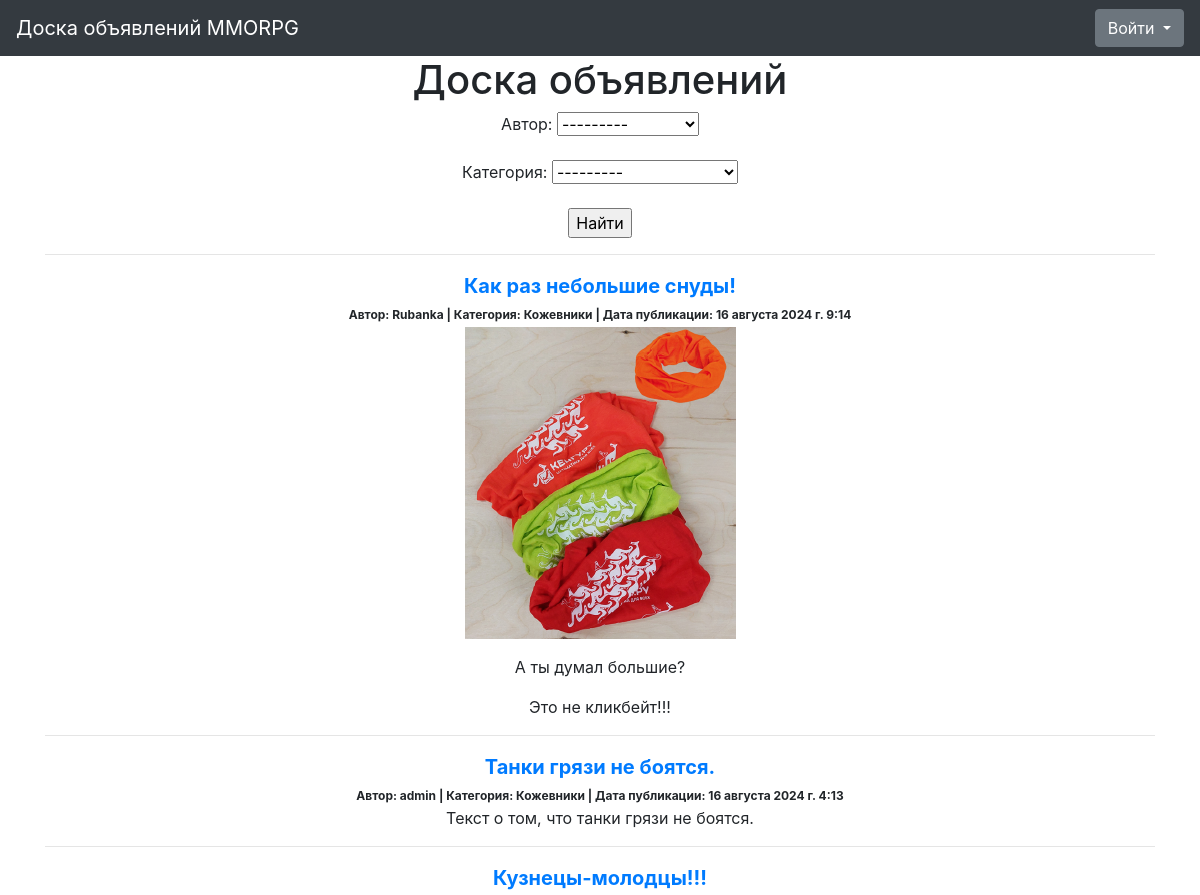
The page /ads/ (upper part) on the database as committed earlier.
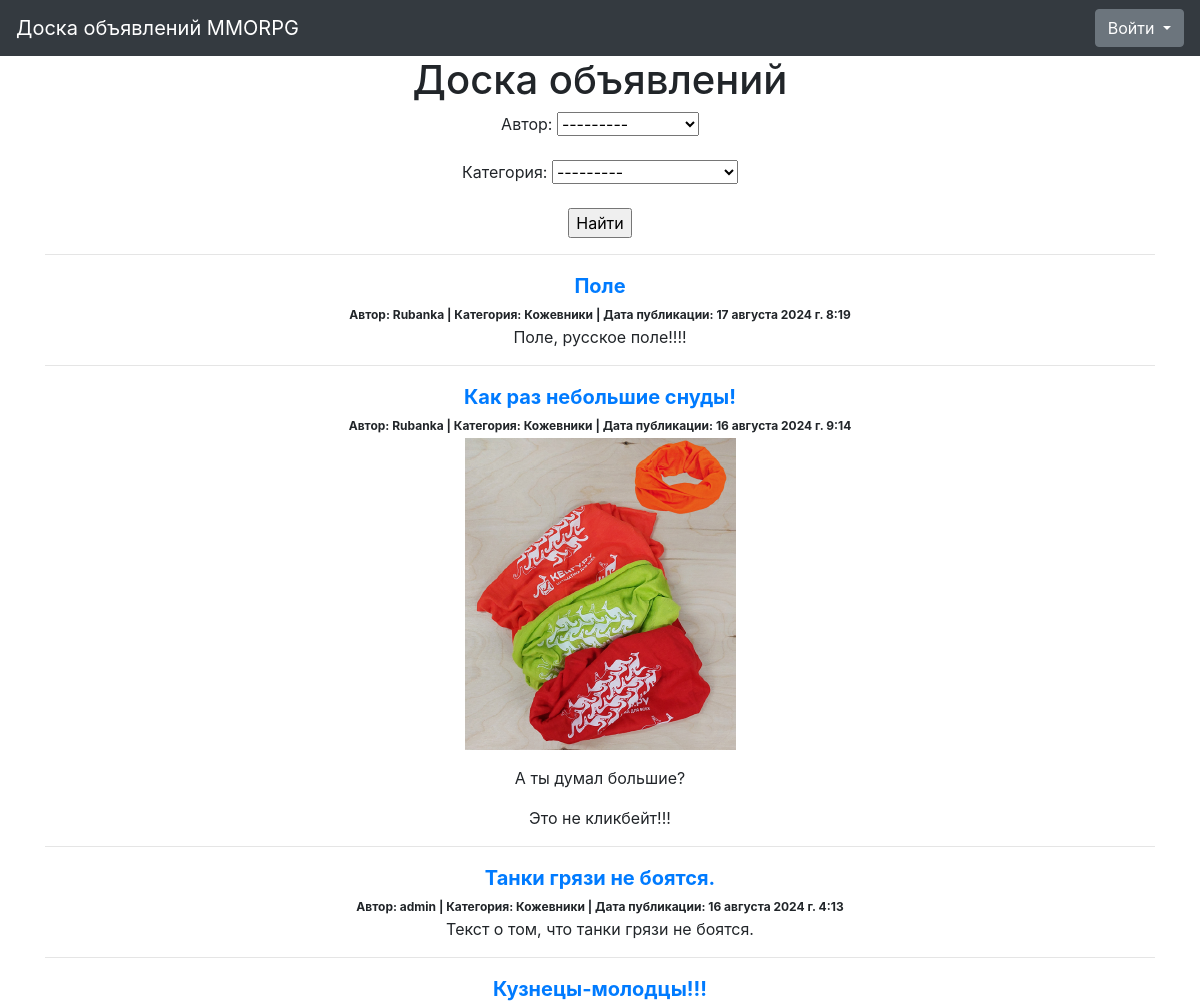
The same page on the database as committed later.
### billboard/models.py (models this page shows, shortened)
class Ad(models.Model):
    CATEGORY_CHOICES = (
        ('TA', 'Танки'),
        ('HI', 'Хилы'),
        ('DD', 'ДД'),
        ('DE', 'Торговцы'),
        ('GM', 'Гилдмастеры'),
        ('QG', 'Квестгиверы'),
        ('BS', 'Кузнецы'),
        ('TA', 'Кожевники'),
        ('PM', 'Зельевары'),
        ('SM', 'Мастера заклинаний'))
    author = models.ForeignKey(User, on_delete=models.CASCADE, verbose_name='Автор')
    category = models.CharField(max_length=2, choices=CATEGORY_CHOICES, default='TA', verbose_name='Категория')
    dateCreation = models.DateTimeField(auto_now_add=True, verbose_name='Дата публикации')
    title = models.CharField(max_length=256, verbose_name='Заголовок')
    text = CKEditor5Field(verbose_name='Текст', config_name='extends', null=True, blank=True)
    def __str__(self):
        return f'{self.title}'
    class Meta:
        verbose_name = 'Объявление'
        verbose_name_plural = 'Объявления'

### billboard/views.py (the view)
# urls.py: path('', AdsList.as_view(), name='ad_list'),
class AdsList(ListView):
    model = Ad
    ordering = '-dateCreation'
    template_name = 'ads.html'
    context_object_name = 'ads'
    paginate_by = 10
    def get_queryset(self):
        queryset = super().get_queryset()
        self.filterset = AdFilter(self.request.GET, queryset)
        return self.filterset.qs
    def get_context_data(self, **kwargs):
        context = super().get_context_data(**kwargs)
        context['time_now'] = datetime.utcnow()
        context['filterset'] = self.filterset
        pprint(context)
        return context

### templates/ads.html (shortened to what this page needs)
{% extends 'base.html' %}
{% load static %}
{% load custom_filters %}
{% load custom_tags %}
{% load crispy_forms_filters %}
{% load crispy_forms_tags %}
{% block content %}
    {% if is_url_myads %}
        <h3>Мои объявления</h3>
    {% else %}
        <h1>Доска объявлений</h1>
    {% endif %}
   <form action="" method="get">
       {{ filterset.form.as_p }}
       <input type="submit" value="Найти" />
   </form>
    {% if ads %}
        <table>
            {% for ad in ads %}
                    <hr>
                    <a href="{% url 'ad_detail' id=ad.id %}" style="font-size: 20px;"><b>{{ ad.title }}</b></a><br>
                    <span style="font-size: 12px;"><b>Автор:  {{ ad.author }} | Категория: {{ ad.get_category_display }} |
                    Дата публикации: {{ ad.dateCreation|date:'DATETIME_FORMAT' }}
                    {% if user.is_authenticated %}
                         |
                        {% if user == ad.author %}
                            <a href="{% url 'responses' %}?ad={{ ad.id }}" style="font-size: 12px;">Смотреть отклики</a></b></span><br>
                        {% else %}
                            <a href="{% url 'ad_detail' id=ad.id %}" style="font-size: 12px;">Откликнуться</a></b></span><br>
                        {% endif %}
                    {% else %}
                        </b></span><br>
                    {% endif %}
                {{ ad.text|safe }}
            {% endfor %}
            </table>
            <br>
    {% else %}
        <h3>Объявлений нет!</h3>
    {% endif %}
<br>
<br>
{% endblock content %}

Rows that differ between the two databases and show on the page:
added Ad: title "Поле", author "Rubanka", category "Кожевники", dateCreation "17 августа 2024 г. 8:19", text "Поле, русское поле!!!!"
